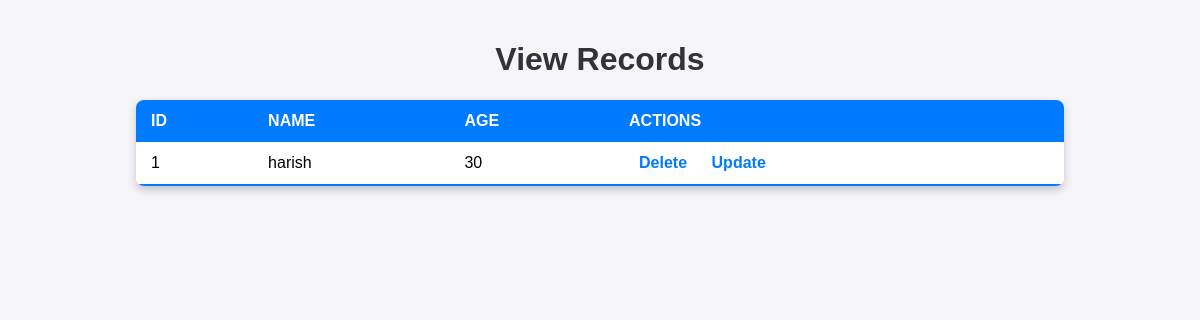
Before: /view with the older database file.
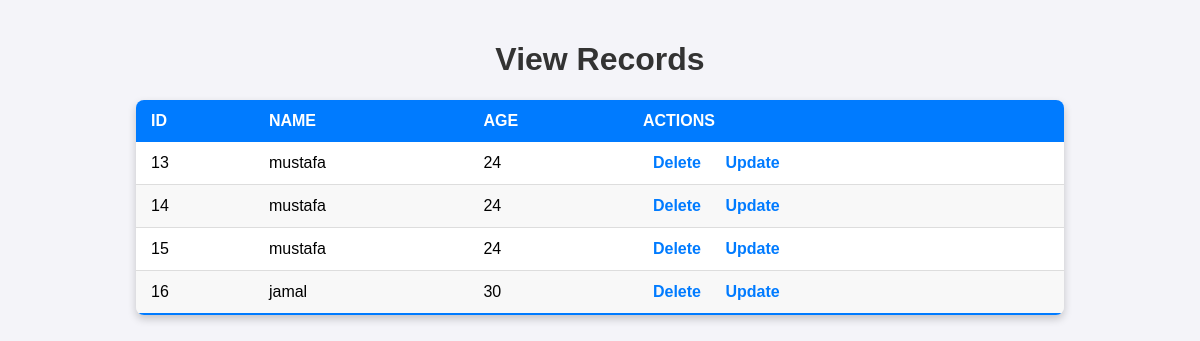
After: the same page with the newer database file.
### tables this page shows
CREATE TABLE navy677(
   id INTEGER PRIMARY KEY AUTOINCREMENT,
   name TEXT NOT NULL,
   age INTEGER NOT NULL);

### app.py (the view)
@app.route("/view")
def view():
   conn = sqlite3.connect(DATABASE)
   cur = conn.cursor()
   cur.execute("SELECT * FROM navy677")
   all_rec = cur.fetchall()  #all_rec = [(1,"naveen",21), (2,"akash", 22)]
   conn.close()
   return render_template("view.html", records=all_rec) #records = [(1,"naveen",21), (2,"akash", 22)]

### templates/view.html (shortened to what this page needs)
<!DOCTYPE html>
<html lang="en">
<head>
</head>
<body>
    <h1>View Records</h1>
    <table>
        <thead>
            <tr>
                <th>ID</th>
                <th>Name</th>
                <th>Age</th>
                <th>Actions</th>
            </tr>
        </thead>
        <tbody>
            {% for i in records %}
            <tr>
                <td>{{ i[0] }}</td>
                <td>{{ i[1] }}</td>
                <td>{{ i[2] }}</td>
                <td>
                    <a href="/delete/{{ i[0] }}">Delete</a>
                    <a href="/update/{{ i[0] }}">Update</a>
                </td>
            </tr>
            {% endfor %}
        </tbody>
    </table>
</body>
</html>

### templates/view.html (style rules this page uses)
body { font-family: Arial, sans-serif; background-color: #f4f4f9; margin: 0; padding: 20px; }
table { width: 80%; margin: 20px auto; border-collapse: collapse; box-shadow: 0 4px 8px rgba(0, 0, 0, 0.2); border-radius: 8px; overflow: hidden; }
thead { background-color: #007bff; color: white; }
th, td { text-align: left; padding: 12px 15px; }
tbody tr { background-color: #fff; border-bottom: 1px solid #ddd; }
tbody tr:nth-of-type(even) { background-color: #f8f8f8; }
tbody tr:last-of-type { border-bottom: 2px solid #007bff; }
td a { text-decoration: none; color: #007bff; margin: 0 10px; font-weight: bold; transition: color 0.3s; }
h1 { text-align: center; color: #333; }
table th, table td { border: none; }
table th { text-transform: uppercase; }

Changed rows visible on the page:
removed navy677: id "1", name "harish", age "30"
added navy677: id "13", name "mustafa", age "24"
added navy677: id "14", name "mustafa", age "24"
added navy677: id "15", name "mustafa", age "24"
added navy677: id "16", name "jamal", age "30"
